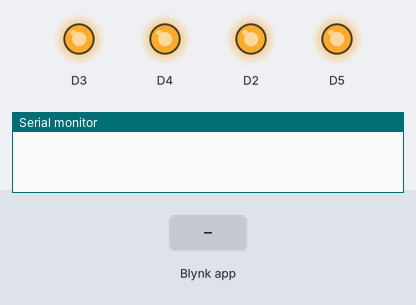
Recording of a sketch running on a simulated ESP8266 (NodeMCU). On the bench: output pins drawn as LEDs (lit = HIGH), the last lines printed to the serial monitor. Inputs (shaded band) come from the test bench. WiFi joins after 1.5 s; servers stay silent unless stated.

Above: at 3.0 s.
3.1 s: Blynk app writes 1 to V0
At 4.3 s:
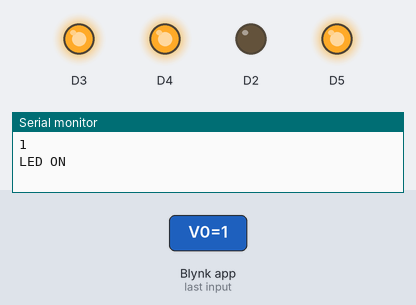
4.6 s: Blynk app writes 1 to V1
At 5.5 s:
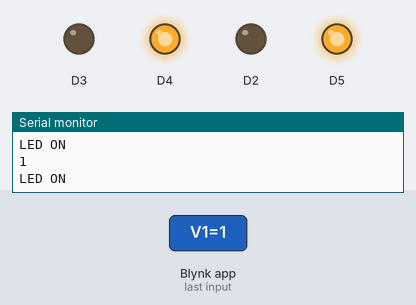
6.1 s: Blynk app writes 0 to V0
At 6.7 s:
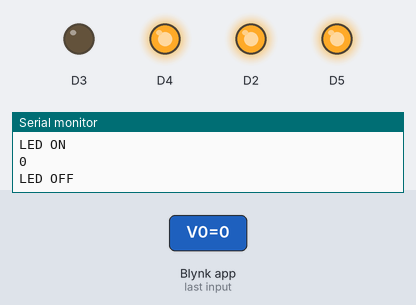
7.6 s: Blynk app writes 1 to V2
At 8.8 s:
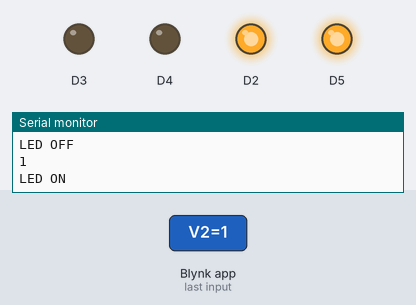
9.1 s: Blynk app writes 0 to V1
At 10.1 s:
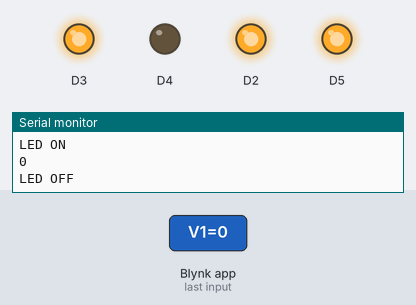
10.6 s: Blynk app writes 1 to V3
At 11.2 s:
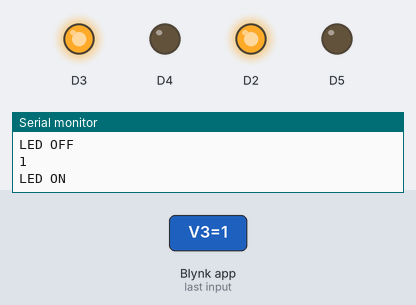
Timing chart, 0 to 13.1 s (numbered marks = the images above; inputs shaded):
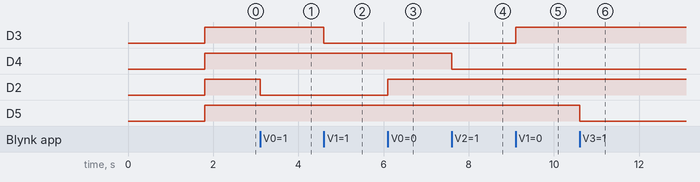

The sketch:

home_automation_system_using_IoT.ino
```cpp
#define BLYNK_TEMPLATE_ID "TMPLbyMCIZCa"
#define BLYNK_DEVICE_NAME "home automation system 2"
#define BLYNK_AUTH_TOKEN "yuZqK-OiJlsxP-dHot41XE7EjGDpd7qI"
#define BLYNK_PRINT Serial

#include <ESP8266WiFi.h>

#include <BlynkSimpleEsp8266.h>

// Your WiFi credentials.


// Set password to "" for open networks.

char ssid[] = "Vimalesh";

char pass[] = "hotspot123";

char auth[] = "yuZqK-OiJlsxP-dHot41XE7EjGDpd7qI";


BLYNK_WRITE(V0) {

  int value = param.asInt();

  Serial.println(value);

  if (value == 1)

  {

    digitalWrite(D2, LOW);

    Serial.println("LED ON");

  }

  if (value == 0)

  {

    digitalWrite(D2, HIGH);

    Serial.println("LED OFF");

  }

}

BLYNK_WRITE(V1) {

  int value = param.asInt();

  Serial.println(value);

  if (value == 1)

  {

    digitalWrite(D3, LOW);

    Serial.println("LED ON");

  }

  if (value == 0)

  {

    digitalWrite(D3, HIGH);

    Serial.println("LED OFF");

  }

}

BLYNK_WRITE(V2) {

  int value = param.asInt();

  Serial.println(value);

  if (value == 1)

  {

    digitalWrite(D4, LOW);

    Serial.println("LED ON");

  }

  if (value == 0)

  {

    digitalWrite(D4, HIGH);

    Serial.println("LED OFF");

  }

}

BLYNK_WRITE(V3) {

  int value = param.asInt();

  Serial.println(value);

  if (value == 1)

  {

    digitalWrite(D5, LOW);

    Serial.println("LED ON");

  }

  if (value == 0)

  {

    digitalWrite(D5, HIGH);

    Serial.println("LED OFF");

  }

}

BLYNK_CONNECTED()

{

  Blynk.syncVirtual(V0);  // will cause BLYNK_WRITE(V0) to be executed

  Blynk.syncVirtual(V1);

  Blynk.syncVirtual(V2);

  Blynk.syncVirtual(V3);

}

void setup()

{

  digitalWrite(D2, HIGH);

  digitalWrite(D3, HIGH);

  digitalWrite(D4, HIGH);

  digitalWrite(D5, HIGH);

  Serial.begin(9600);

  Blynk.begin(auth, ssid, pass);

  pinMode(D2, OUTPUT);

  pinMode(D3, OUTPUT);

  pinMode(D4, OUTPUT);

  pinMode(D5, OUTPUT);

}


void loop()

{

  Blynk.run();

}
```

Measured:
- after the input at 3.1 s, D2: HIGH → LOW at once
- after the input at 4.6 s, D3: HIGH → LOW at once
- after the input at 6.1 s, D2: LOW → HIGH at once
- after the input at 7.6 s, D4: HIGH → LOW at once
- after the input at 9.1 s, D3: LOW → HIGH at once
- after the input at 10.6 s, D5: HIGH → LOW at once
